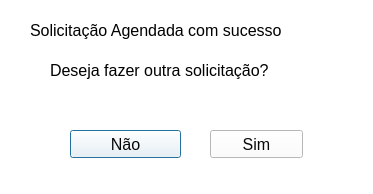
<?xml version="1.0" encoding="UTF-8"?>
<ui version="4.0">
 <class>Dialog</class>
 <widget class="QDialog" name="Dialog">
  <property name="geometry">
   <rect>
    <x>0</x>
    <y>0</y>
    <width>373</width>
    <height>194</height>
   </rect>
  </property>
  <property name="windowTitle">
   <string>Dialog</string>
  </property>
  <property name="styleSheet">
   <string notr="true">
background-color: rgb(255, 255, 255);
color: rgb(0, 0, 0);</string>
  </property>
  <widget class="QLabel" name="labe_perguntal">
   <property name="geometry">
    <rect>
     <x>50</x>
     <y>50</y>
     <width>281</width>
     <height>41</height>
    </rect>
   </property>
   <property name="font">
    <font>
     <pointsize>12</pointsize>
    </font>
   </property>
   <property name="text">
    <string>Deseja fazer outra solicitação?</string>
   </property>
  </widget>
  <widget class="QPushButton" name="nao">
   <property name="geometry">
    <rect>
     <x>70</x>
     <y>130</y>
     <width>111</width>
     <height>28</height>
    </rect>
   </property>
   <property name="font">
    <font>
     <pointsize>12</pointsize>
    </font>
   </property>
   <property name="styleSheet">
    <string notr="true">background-color: rgb(255, 255, 255);
color: rgb(7, 7, 7);</string>
   </property>
   <property name="text">
    <string>Não</string>
   </property>
  </widget>
  <widget class="QPushButton" name="sim">
   <property name="geometry">
    <rect>
     <x>210</x>
     <y>130</y>
     <width>93</width>
     <height>28</height>
    </rect>
   </property>
   <property name="font">
    <font>
     <pointsize>12</pointsize>
    </font>
   </property>
   <property name="styleSheet">
    <string notr="true">color: rgb(9, 9, 9);
background-color: rgb(255, 255, 255);</string>
   </property>
   <property name="text">
    <string>Sim</string>
   </property>
  </widget>
  <widget class="QLabel" name="label">
   <property name="geometry">
    <rect>
     <x>30</x>
     <y>10</y>
     <width>311</width>
     <height>41</height>
    </rect>
   </property>
   <property name="font">
    <font>
     <pointsize>12</pointsize>
    </font>
   </property>
   <property name="text">
    <string>Solicitação Agendada com sucesso</string>
   </property>
  </widget>
 </widget>
 <resources/>
 <connections/>
</ui>
